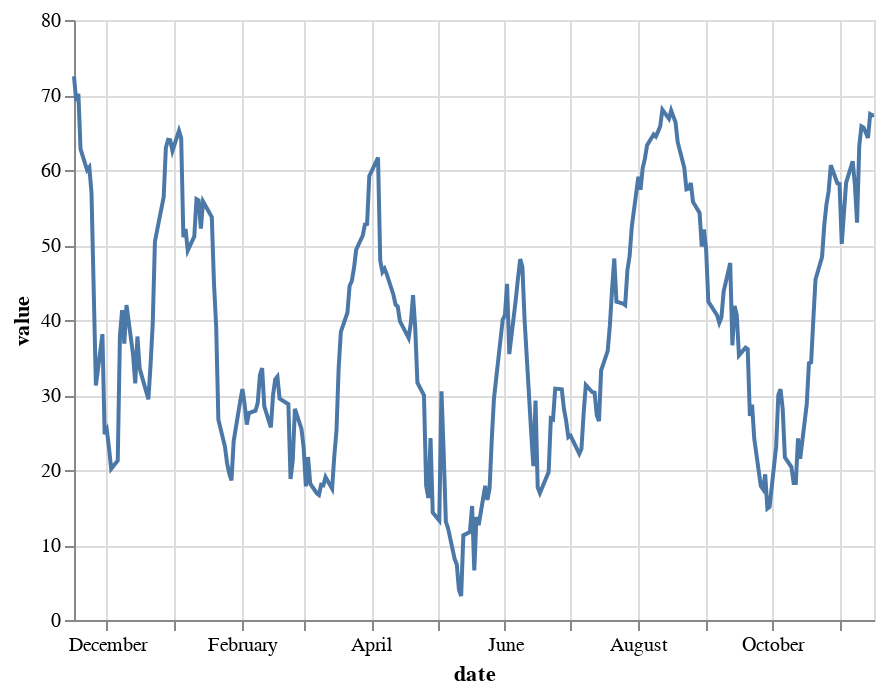

The notebook cell this image was saved under:
### Markdown cell above
#### View it as a line chart

### Code cell
alt.Chart(df).mark_line().encode(x="date:T", y="value:Q")

### Figure 1 — Vega-Lite specification as saved in the notebook (floating-point values rounded to 4 significant figures; data arrays with more than 128 entries replaced by an {"elided": "..."} marker saying what was removed)
{"config": {"view": {"continuousWidth": 400, "continuousHeight": 300}}, "data": {"name": "data-3665b8bfe42b6a2990e1fe214d92e533"}, "mark": "line", "encoding": {"x": {"field": "date", "type": "temporal"}, "y": {"field": "value", "type": "quantitative"}}, "$schema": "https://vega.github.io/schema/vega-lite/v4.17.0.json", "datasets": {"data-3665b8bfe42b6a2990e1fe214d92e533": {"elided": "255 records"}}}
